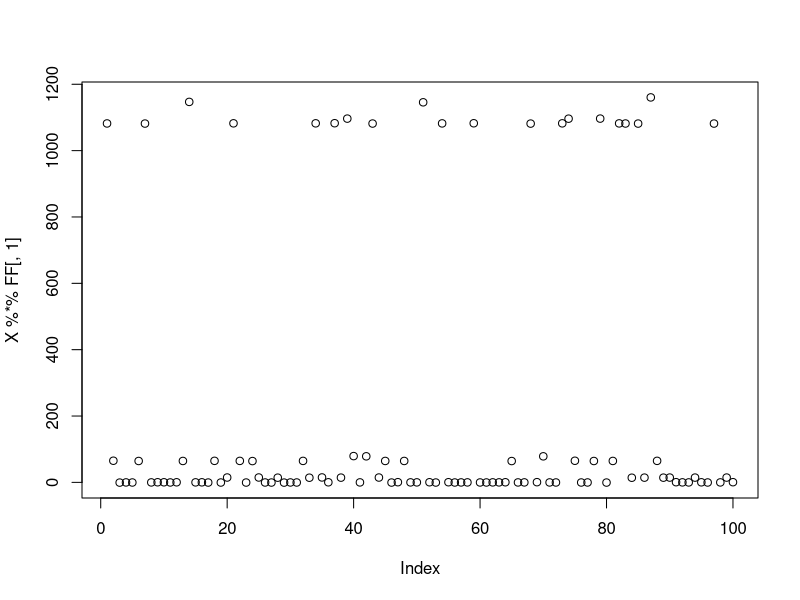
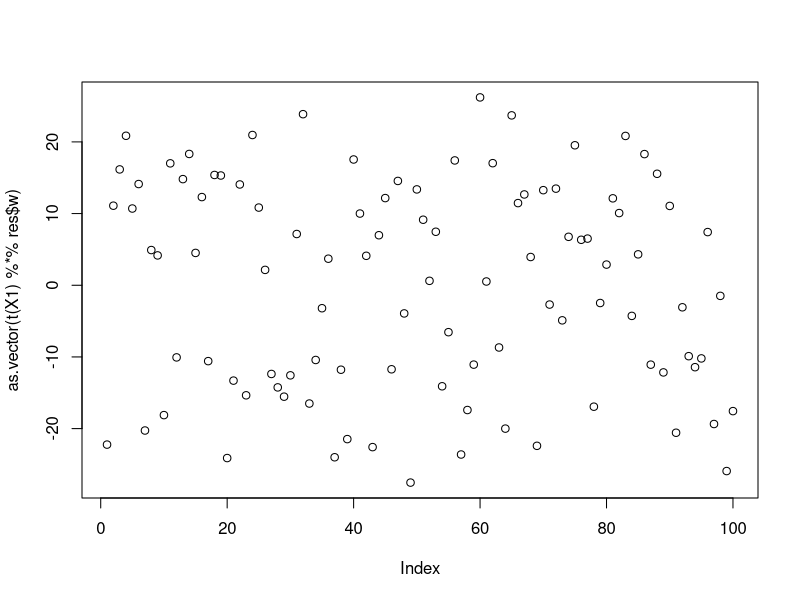
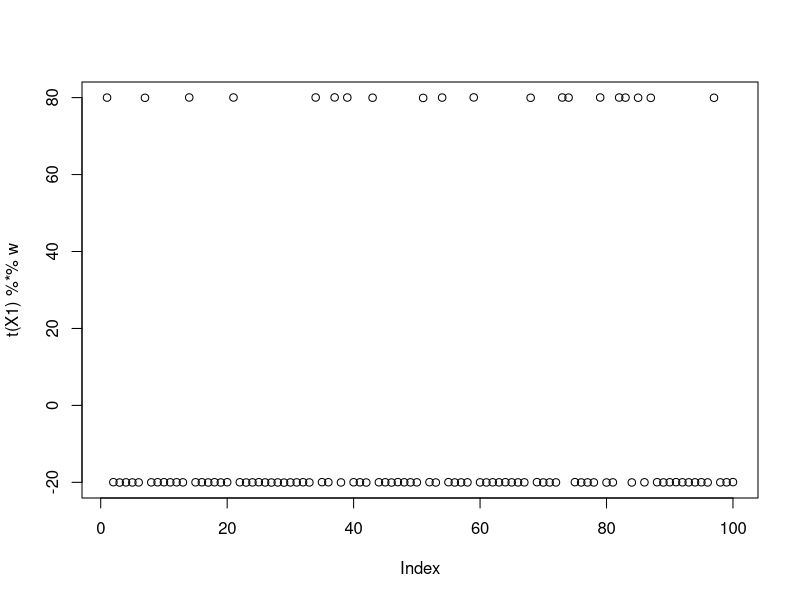
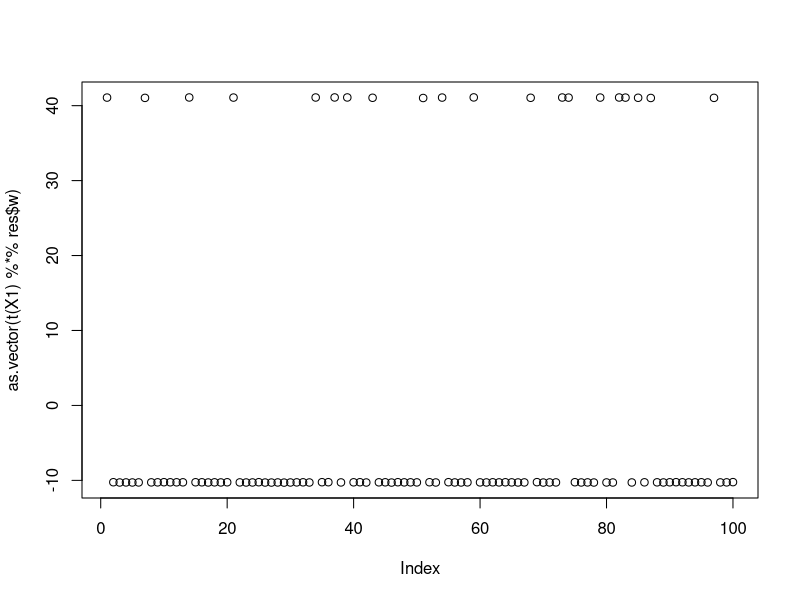
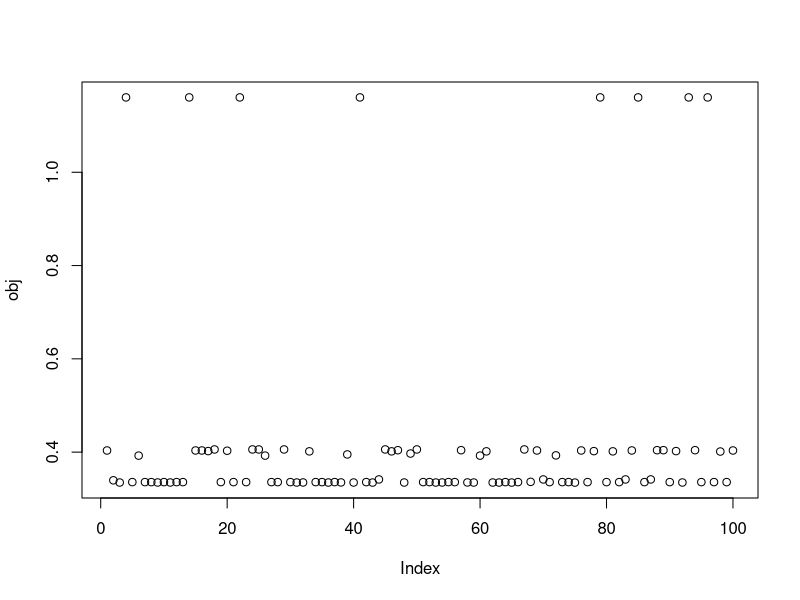
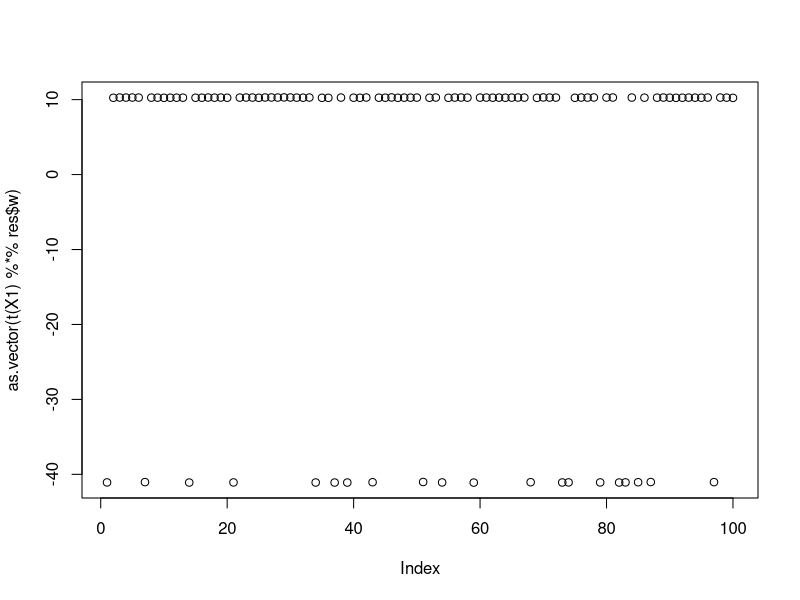
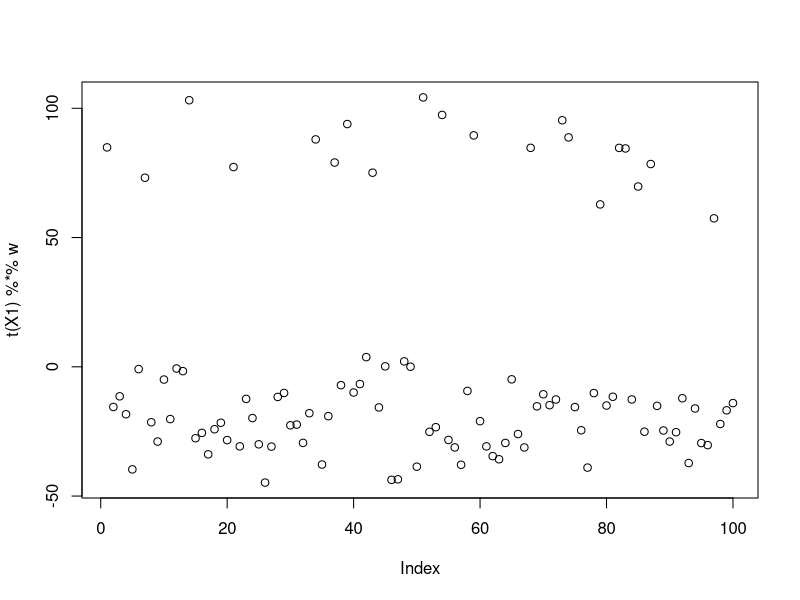
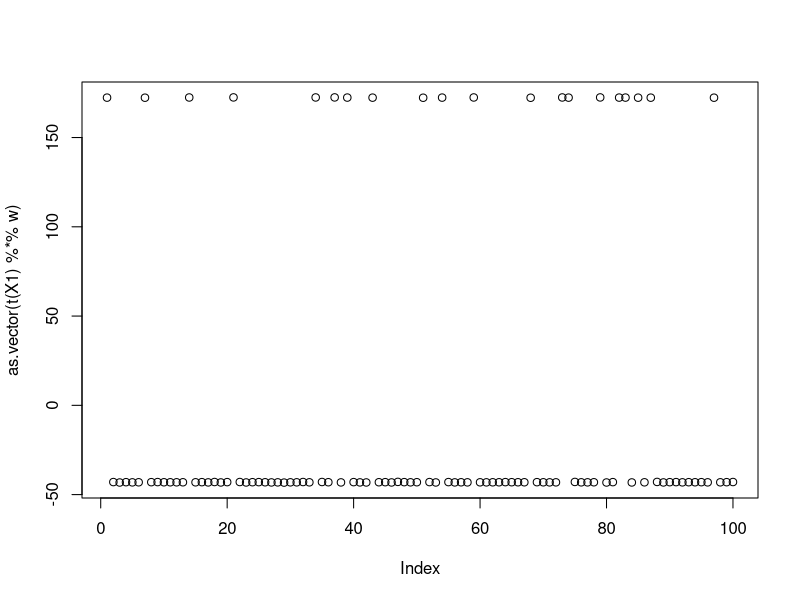

These figures' R source, in order:
## ---- chunk 1
#' Single-unit FastICA update with an intercept term 'c'
#'
#' @param X The pre-processed (centered and whitened) data matrix (p x n).
#' @param w The current weight vector (p x 1).
#' @param c The current intercept scalar.
#' @param c_update_steps How many Newton steps to take for 'c' per iteration. 
#'                       1 is usually sufficient.
#' @return A list containing the updated 'w' (unnormalized) and 'c'.

fastica_r1update_wc = function(X, w, c, c_update_steps = 1) {
  
  # 1. Normalize w (as before)
  w = w / sqrt(sum(w^2))
  
  # --- Step 1: Update the intercept 'c' ---
  
  # Get the current projection *without* the intercept
  # P_current is an (n x 1) vector
  P_current = as.vector(t(X) %*% w) 
  
  # We want to find 'c' that solves E[g(P_current + c)] = 0
  # We use one (or more) Newton steps: c_new = c - f(c) / f'(c)
  
  for (i in 1:c_update_steps) {
    P_shifted = P_current + c
    
    # g(P_current + c)
    G_c = tanh(P_shifted) 
    
    # g'(P_current + c)
    G2_c = 1 - tanh(P_shifted)^2 
    
    # E[g(P_current + c)]
    mean_G = mean(G_c) 
    
    # E[g'(P_current + c)]
    mean_G2 = mean(G2_c) 
    
    # The Newton step (add epsilon for stability)
    c = c - mean_G / (mean_G2 + 1e-6)
  }
  
  # --- Step 2: Update the weight vector 'w' ---
  
  # Now we use the *updated* 'c' to update 'w'
  # P = w'X + c (using the new 'c' from Step 1)
  P = P_current + c 
  
  # g(P)
  G = tanh(P)
  
  # g'(P)
  G2 = 1 - tanh(P)^2
  
  # The FastICA update rule for 'w':
  # w_new = E[X * g(P)] - E[g'(P)] * w
  # (Note: We use sum(G2) as an estimate for E[g'(P)] * n)
  # (and X %*% G as an estimate for E[X*g(P)] * n)
  # The 'n' scaling factor cancels, as 'w' is normalized next iteration.
  w_new = X %*% G - sum(G2) * w 
  
  # 4. Return the updated vector and intercept
  return(list(w = w_new, c = c))
}

#'
#' This is the function that the "profiled" and "skew" update rules
#' are trying to find an extremum (max/min) of.
#'
#' @param X The pre-processed (centered and whitened) data matrix (p x n).
#' @param w The weight vector (p x 1).
#' @param c The intercept scalar.
#' @return The scalar value of the objective function.

compute_objective = function(X, w, c) {
  
  # 1. Normalize w to stay on the ||w||=1 constraint
  w = w / sqrt(sum(w^2))
  
  # 2. Calculate the projection
  P = as.vector(t(X) %*% w) # (n x 1) vector

  # 3. Create the shifted projection
  S = P + c
  
  # 5. Apply G(u) = log(cosh(u))
  G_S = log(cosh(S))
  
  # 6. Compute the expectation (as a sample mean)
  objective_value = mean(G_S)
  
  return(objective_value)
}
## ---- chunk 2
preprocess = function(X, n.comp=10){
  n <- nrow(X)
  p <- ncol(X)
  X <- scale(X, scale = FALSE)
  X <- t(X)
  
  ## This appears to be equivalant to X1 = t(svd(X)$v[,1:n.comp])       
  V <- X %*% t(X)/n
  s <- La.svd(V)
  D <- diag(c(1/sqrt(s$d)))
  K <- D %*% t(s$u)
  K <- matrix(K[1:n.comp, ], n.comp, p)
  X1 <- K %*% X
  return(X1)
}
## ---- chunk 3
K=3
p = 1000
n = 100
set.seed(1)
L = matrix(0,nrow=n,ncol=K)
for(i in 1:K){L[sample(1:n,20),i]=1}
FF = matrix(rnorm(p*K), nrow = p, ncol=K)

X = L %*% t(FF) + rnorm(n*p,0,0.01)
plot(X %*% FF[,1])
## ---- chunk 4
X1 = preprocess(X)
w = rnorm(nrow(X1))
c = 0 # this does not matter as c is updated first
res = list(w=w,c=c)
for(i in 1:100)
  res = fastica_r1update_wc(X1,res$w,res$c)
cor(L,t(X1) %*% res$w)
plot(as.vector(t(X1) %*% res$w))
res$c
compute_objective(X1,res$w,res$c)
## ---- chunk 5
w = X1 %*% L[,1]
plot(t(X1) %*% w)

c = 0 # note this does not matter much because c gets updated first in the algorithm
res = list(w=w,c=c)
for(i in 1:100)
  res = fastica_r1update_wc(X1,res$w,res$c)
cor(L,t(X1) %*% res$w)
plot(as.vector(t(X1) %*% res$w))
compute_objective(X1,res$w,res$c)
## ---- chunk 6
obj = rep(0,100)
for(seed in 1:100){
  set.seed(seed)
  res = list(w = rnorm(nrow(X1)), c=0)
  for(i in 1:100)
    res = fastica_r1update_wc(X1,res$w,res$c)
  obj[seed] = compute_objective(X1,res$w,res$c)
}
plot(obj)
## ---- chunk 7
seed= which.max(obj)
set.seed(seed)
res = list(w = rnorm(nrow(X1)), c=0)
for(i in 1:100)
  res = fastica_r1update_wc(X1,res$w,res$c)
cor(L,t(X1) %*% res$w)
plot(as.vector(t(X1) %*% res$w))
max(obj)
## ---- chunk 8
#'
#' This is the function that the "profiled" and "skew" update rules
#' are trying to find an extremum (max/min) of.
#'
#' @param X The pre-processed (centered and whitened) data matrix (p x n).
#' @param w The weight vector (p x 1).
#' @return The scalar value of the objective function.

compute_profiled_objective = function(X, w) {
  
  # 1. Normalize w to stay on the ||w||=1 constraint
  w = w / sqrt(sum(w^2))
  
  # 2. Calculate the projection
  P = as.vector(t(X) %*% w) # (n x 1) vector
  
  # 3. Approximate c(w) from skewness (same as in your update rule)
  skewness_estimate = mean(P^3)
  c_approx = - sign(skewness_estimate) * (abs(skewness_estimate))^(1/3)
  
  # 4. Create the shifted projection
  S = P + c_approx
  
  # 5. Apply G(u) = log(cosh(u))
  G_S = log(cosh(S))
  
  # 6. Compute the expectation (as a sample mean)
  objective_value = mean(G_S)
  
  return(objective_value)
}

#' Single-unit FastICA update using the total derivative of the
#' profiled objective J(w, c(w))
#'
#' @param X The pre-processed (centered and whitened) data matrix (p x n).
#' @param w The current weight vector (p x 1).
#' @return The updated, unnormalized weight vector 'w'.

fastica_r1update_profiled = function(X, w){
  
  n_samples = ncol(X)
  
  # 1. Normalize w
  w = w / sqrt(sum(w^2))
  
  # 2. Get projection and approximate c(w)
  P = as.vector(t(X) %*% w)
  skewness_estimate = mean(P^3)
  c_approx = - sign(skewness_estimate) * (abs(skewness_estimate))^(1/3)
  
  # 3. Create the shifted projection
  P_shifted = P + c_approx
  
  # 4. Calculate g(P) and g'(P)
  G = tanh(P_shifted)
  G2 = 1 - tanh(P_shifted)^2
  
  # 5. Calculate all the expectation terms
  # (Note: We use sums/matrix products for (n * E[...]))
  E_Xg = X %*% G             # n * E[X g(P)]
  E_g2 = sum(G2)             # n * E[g'(P)]
  
  # --- New terms required for the correction ---
  E_g = sum(G)               # n * E[g(P)]
  E_Xg2 = X %*% G2           # n * E[X g'(P)]
  
  # Calculate the scalar correction factor
  # (E_g / n) / (E_g2 / n) = E_g / E_g2
  # Add epsilon for stability
  correction_scalar = E_g / (E_g2 + 1e-6) 
  
  # 6. Calculate the new correction term vector
  correction_term = correction_scalar * E_Xg2
  
  # 7. Apply the full, new update rule
  # w_new = (E_Xg - correction_term) - E_g2 * w
  w_new = (E_Xg - correction_term) - E_g2 * w
  
  return(w_new)
}
## ---- chunk 9
set.seed(1)
w = X1 %*% L[,1] + rnorm(nrow(X1),0,5)
plot(t(X1) %*% w)
init_val = t(X1) %*% w
init_val = init_val/sqrt(mean(init_val^2))

for(i in 1:100)
  w = fastica_r1update_profiled(X1,w)
cor(L,t(X1) %*% w)
plot(as.vector(t(X1) %*% w))
compute_profiled_objective(X1,w)
## ---- chunk 10
obj = rep(0,100)
for(seed in 1:100){
  set.seed(seed)
  w = rnorm(nrow(X1))
  for(i in 1:100)
    w = fastica_r1update_profiled(X1,w)
  obj[seed] = compute_profiled_objective(X1,w)
}
plot(obj)
## ---- chunk 11
seed= which.max(obj)
set.seed(seed)
w = rnorm(nrow(X1))
for(i in 1:100)
  w = fastica_r1update_profiled(X1,w)
cor(L,t(X1) %*% w)
plot(as.vector(t(X1) %*% w))
